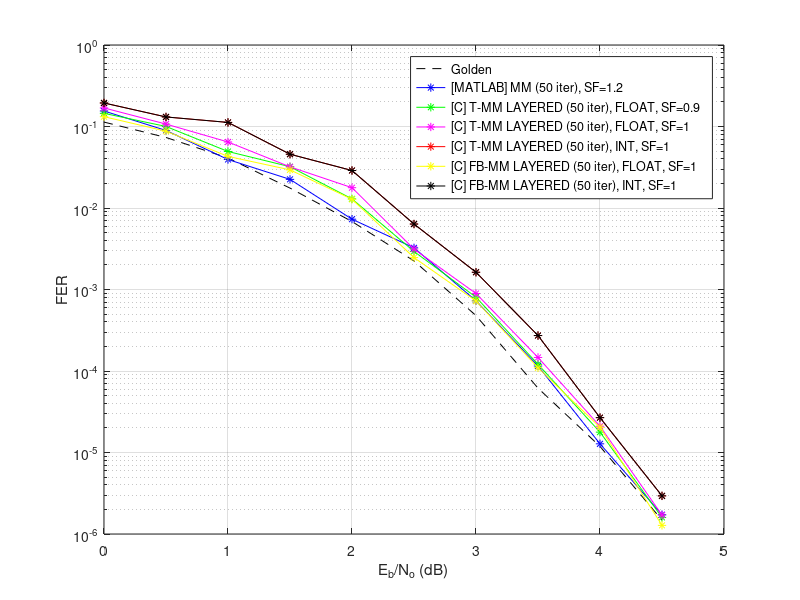

The MATLAB script that drew this image:
%SCRIPT PARA GENERAR GRAFICAS AUTOMATICAMENTE

clear all

%PARAMETROS DE LA MATRIZ
N = 32;
M = 16;
K = 16;
q = 16;
p = log2(q);

EBNO_TMM = [0 0.5 1 1.5 2 2.5 3 3.5 4 4.5];
PER_TMM = [1.132813e-001  7.334358e-002 4.107288e-002 1.754464e-002 6.823285e-003 2.243238e-003 4.783769e-004 6.164817e-005 1.187774e-005 1.480310e-006];

%% ET-MM
jj=0;
iter = 50;
clear EC PT

seed = 1977;
EBNO = 0:0.5:4.5;
Nerrors = 25;
ite_max = 50;

Z = ['[C] T-MM LAYERED (' num2str(iter) ' iter), INT, SF=1 '];
Y1 = zeros(1,length(EBNO));
for j=1:length(EBNO)
    for i=1:length(seed)
        for k = 1:length(Nerrors)
            archivo2 = ['../RESULTS_ETMM_q16_dc4/(' num2str(N) ',' num2str(K) ')_L' num2str(Nerrors(k)) '[' num2str(seed(i)) ']_N' num2str(N*p) '_K' num2str(K*p) '_EBN' num2str(EBNO(j),'%2.2f') '.txt'];
            if exist(archivo2,'file')
                fid = fopen(archivo2, 'r');
                MNPE_Hdecoded = zeros(1,ite_max);
                MNBE_Hdecoded = zeros(1,ite_max);
                eC = 0;
                nombre = fscanf(fid,'%s', 1);
                for x=1:ite_max
                    MNPE_Hdecoded(x) = fscanf(fid,'%d',1);
                end
                nombre = fscanf(fid,'%s',1);
                for x=1:ite_max
                    MNBE_Hdecoded(x) = fscanf(fid,'%d',1);
                end
                nombre = fscanf(fid,'%s',1);
                eC = fscanf(fid,'%d',1);
                fclose(fid);
                
                Y1(j) = (((MNBE_Hdecoded(iter)/eC)/N)/p);
                break;
            end
        end
    end
end

%% GRAFICA

load('T_MM_50_SF0_9.mat')
load('T_MM_50_SF1.mat')
load('T_MM_50_SF1_INT.mat')


load('FB_MM_50SF1.mat')
load('FB_MM_50SF1_INT.mat')

figure(1), clf
semilogy(EBNO_TMM,PER_TMM,'k--');
hold on;

semilogy(EBNO_TMM,[595/3840 435/4864 418/10624 414/18432 378/51840 324/99840 295/406144 288/2500864 179/14007936 107/(484291*32*4)],'b-*');
semilogy(EBNO,Y_GOLD,'g-*');
semilogy(EBNO,Y_1,'m-*');
semilogy(EBNO,Y1_MM_INT,'r-*');
semilogy(EBNO,Y1_FB_FLOAT,'y-*');
semilogy(EBNO,Y1_FB_INT,'k-*');

legend( 'Golden',...
        '[MATLAB] MM (50 iter), SF=1.2 ',...
        '[C] T-MM LAYERED (50 iter), FLOAT, SF=0.9 ',...
        '[C] T-MM LAYERED (50 iter), FLOAT, SF=1 ',...
        '[C] T-MM LAYERED (50 iter), INT, SF=1 ',...
        '[C] FB-MM LAYERED (50 iter), FLOAT, SF=1 ',...
        '[C] FB-MM LAYERED (50 iter), INT, SF=1 ');
xlabel('E_b/N_o (dB)'), ylabel('FER');
grid on;



